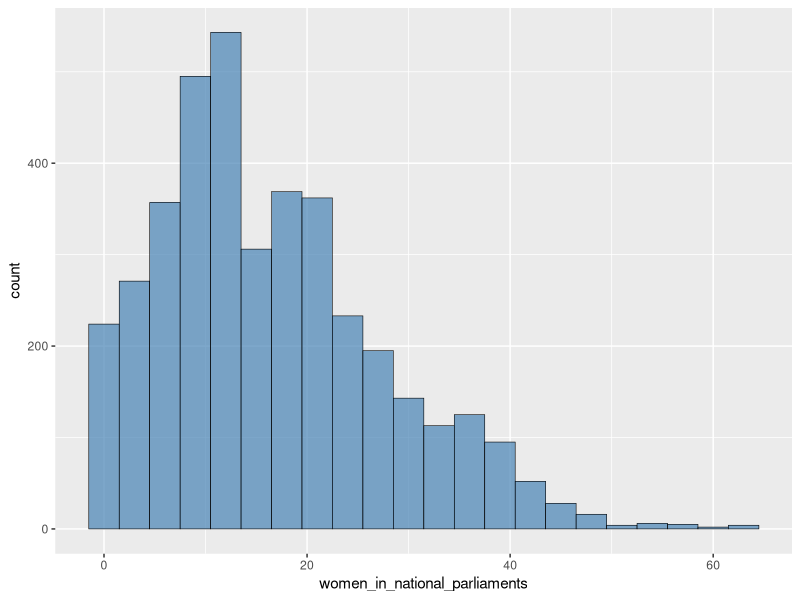

Write R code to recreate this figure.
library(tidyverse)

world_bank_countries <- read_csv("data/world_bank_countries.csv")

world_bank_countries %>% 
  ggplot(aes(women_in_national_parliaments)) +
  geom_histogram(fill = "steelblue",
                 color = "black",
                 binwidth = 3,
                 alpha = .7,
                 size = 0.2)
